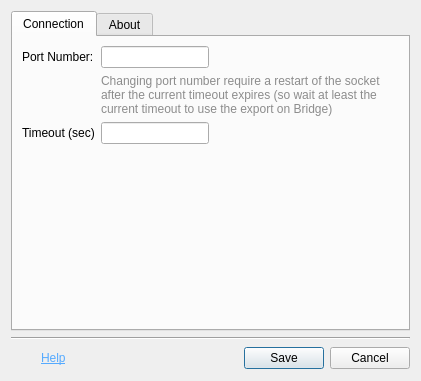
<?xml version="1.0" encoding="UTF-8"?>
<ui version="4.0">
 <class>Dialog</class>
 <widget class="QDialog" name="Dialog">
  <property name="geometry">
   <rect>
    <x>0</x>
    <y>0</y>
    <width>421</width>
    <height>381</height>
   </rect>
  </property>
  <property name="windowTitle">
   <string>Megascan Link (Unofficial)</string>
  </property>
  <layout class="QGridLayout" name="gridLayout">
   <item row="0" column="0">
    <layout class="QVBoxLayout" name="verticalLayout">
     <item>
      <widget class="QTabWidget" name="tabWidget">
       <property name="currentIndex">
        <number>0</number>
       </property>
       <widget class="QWidget" name="connTab">
        <attribute name="title">
         <string>Connection</string>
        </attribute>
        <layout class="QGridLayout" name="gridLayout_2">
         <item row="0" column="0">
          <layout class="QFormLayout" name="formLayout">
           <item row="0" column="0">
            <widget class="QLabel" name="label">
             <property name="text">
              <string>Port Number:</string>
             </property>
            </widget>
           </item>
           <item row="0" column="1">
            <widget class="QLineEdit" name="portNumber">
             <property name="sizePolicy">
              <sizepolicy hsizetype="Fixed" vsizetype="Fixed">
               <horstretch>0</horstretch>
               <verstretch>0</verstretch>
              </sizepolicy>
             </property>
            </widget>
           </item>
           <item row="2" column="1">
            <widget class="QLineEdit" name="timeoutNumber">
             <property name="sizePolicy">
              <sizepolicy hsizetype="Fixed" vsizetype="Fixed">
               <horstretch>0</horstretch>
               <verstretch>0</verstretch>
              </sizepolicy>
             </property>
            </widget>
           </item>
           <item row="2" column="0">
            <widget class="QLabel" name="label_2">
             <property name="text">
              <string>Timeout (sec)</string>
             </property>
            </widget>
           </item>
           <item row="1" column="1">
            <widget class="QLabel" name="label_3">
             <property name="styleSheet">
              <string notr="true">QLabel{
	color:rgb(140, 140, 140)
}</string>
             </property>
             <property name="text">
              <string>Changing port number require a restart of the socket after the current timeout expires (so wait at least the current timeout to use the export on Bridge)</string>
             </property>
             <property name="wordWrap">
              <bool>true</bool>
             </property>
            </widget>
           </item>
          </layout>
         </item>
        </layout>
       </widget>
       <widget class="QWidget" name="About">
        <attribute name="title">
         <string>About</string>
        </attribute>
        <layout class="QGridLayout" name="gridLayout_6">
         <item row="0" column="0">
          <layout class="QVBoxLayout" name="verticalLayout_3">
           <item>
            <widget class="QLabel" name="label_4">
             <property name="styleSheet">
              <string notr="true">QLabel{
	color: rgba(255, 255, 255, 100%);
	font-size: 18px;
	font-weight: 500;
}</string>
             </property>
             <property name="text">
              <string>Megascan Link Plugin (Unofficial)</string>
             </property>
            </widget>
           </item>
           <item>
            <widget class="QLabel" name="label_5">
             <property name="styleSheet">
              <string notr="true">QLabel {
	color: rgb(130, 130, 130)
}
</string>
             </property>
             <property name="text">
              <string>Written by &lt;a href=&quot;https://github.com/darkimage&quot; style=&quot;color: #55aaff&quot;&gt;Luca Faggion&lt;/a&gt;</string>
             </property>
             <property name="textFormat">
              <enum>Qt::AutoText</enum>
             </property>
             <property name="scaledContents">
              <bool>false</bool>
             </property>
             <property name="alignment">
              <set>Qt::AlignRight|Qt::AlignTrailing|Qt::AlignVCenter</set>
             </property>
             <property name="wordWrap">
              <bool>false</bool>
             </property>
             <property name="openExternalLinks">
              <bool>true</bool>
             </property>
            </widget>
           </item>
           <item>
            <widget class="QLabel" name="label_6">
             <property name="styleSheet">
              <string notr="true">QLabel{
	color: rgba(255, 255, 255, 100%);
	font-size: 14px;
	font-weight: 500;
}</string>
             </property>
             <property name="text">
              <string>Want to contribute to the plugin?</string>
             </property>
            </widget>
           </item>
           <item>
            <widget class="QLabel" name="label_7">
             <property name="text">
              <string>&lt;html&gt;&lt;head/&gt;&lt;body&gt;&lt;p&gt;If you would like to contribute to the development of the plugin you should visit the plugin repository on &lt;a href=&quot;https://github.com/Raider-Arts/megascan-link&quot;&gt;&lt;span style=&quot; text-decoration: underline; color:#55aaff;&quot;&gt;Github&lt;/span&gt;&lt;/a&gt;.&lt;/p&gt;&lt;p&gt;If you need to report a bug or request a feature you can do it in the &lt;a href=&quot;https://github.com/Raider-Arts/megascan-link/issues&quot;&gt;&lt;span style=&quot; text-decoration: underline; color:#55aaff;&quot;&gt;issues page&lt;/span&gt;&lt;/a&gt; of the repository or by sending a mail to &lt;a href=&quot;mailto: luc-af@live.it&quot;&gt;&lt;span style=&quot; text-decoration: underline; color:#55aaff;&quot;&gt;me&lt;/span&gt;&lt;/a&gt; or to my &lt;a href=&quot;mailto: team@raiderarts.net&quot;&gt;&lt;span style=&quot; text-decoration: underline; color:#55aaff;&quot;&gt;team&lt;/span&gt;&lt;/a&gt;.&lt;/p&gt;&lt;p&gt;I hope this plugin was usefull for you.&lt;/p&gt;&lt;p&gt;Have a great day!.&lt;/p&gt;&lt;/body&gt;&lt;/html&gt;</string>
             </property>
             <property name="wordWrap">
              <bool>true</bool>
             </property>
             <property name="openExternalLinks">
              <bool>true</bool>
             </property>
            </widget>
           </item>
           <item>
            <spacer name="verticalSpacer">
             <property name="orientation">
              <enum>Qt::Vertical</enum>
             </property>
             <property name="sizeType">
              <enum>QSizePolicy::Expanding</enum>
             </property>
             <property name="sizeHint" stdset="0">
              <size>
               <width>20</width>
               <height>40</height>
              </size>
             </property>
            </spacer>
           </item>
          </layout>
         </item>
        </layout>
       </widget>
      </widget>
     </item>
     <item>
      <widget class="Line" name="line">
       <property name="orientation">
        <enum>Qt::Horizontal</enum>
       </property>
      </widget>
     </item>
     <item>
      <layout class="QHBoxLayout" name="horizontalLayout">
       <item>
        <widget class="QLabel" name="helpIcon">
         <property name="sizePolicy">
          <sizepolicy hsizetype="Minimum" vsizetype="Minimum">
           <horstretch>0</horstretch>
           <verstretch>0</verstretch>
          </sizepolicy>
         </property>
         <property name="minimumSize">
          <size>
           <width>24</width>
           <height>24</height>
          </size>
         </property>
         <property name="baseSize">
          <size>
           <width>24</width>
           <height>24</height>
          </size>
         </property>
         <property name="text">
          <string/>
         </property>
        </widget>
       </item>
       <item>
        <widget class="QLabel" name="label_8">
         <property name="text">
          <string>&lt;html&gt;&lt;head/&gt;&lt;body&gt;&lt;p&gt;&lt;a href=&quot;todo add url&quot;&gt;&lt;span style=&quot; text-decoration: underline; color:#55aaff;&quot;&gt;Help&lt;/span&gt;&lt;/a&gt;&lt;/p&gt;&lt;/body&gt;&lt;/html&gt;</string>
         </property>
        </widget>
       </item>
       <item>
        <spacer name="horizontalSpacer">
         <property name="orientation">
          <enum>Qt::Horizontal</enum>
         </property>
         <property name="sizeHint" stdset="0">
          <size>
           <width>40</width>
           <height>20</height>
          </size>
         </property>
        </spacer>
       </item>
       <item>
        <widget class="QPushButton" name="saveBtn">
         <property name="text">
          <string>Save</string>
         </property>
        </widget>
       </item>
       <item>
        <widget class="QPushButton" name="cancelBtn">
         <property name="text">
          <string>Cancel</string>
         </property>
        </widget>
       </item>
      </layout>
     </item>
    </layout>
   </item>
  </layout>
 </widget>
 <resources/>
 <connections/>
</ui>
